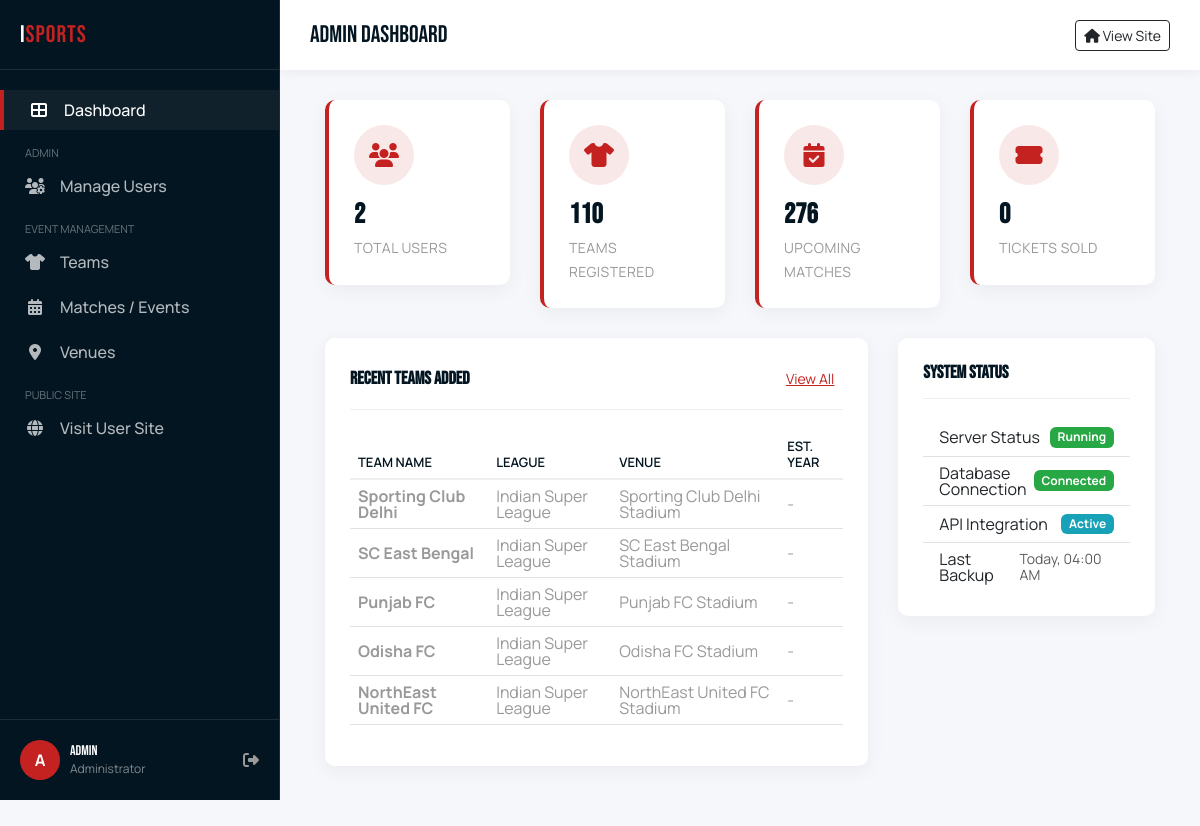
/admin-dashboard/ (signed in), run on the app's committed database.
### app/models.py (models this page shows, shortened)
class Team(models.Model):
    name = models.CharField(max_length=100)
    logo = models.ImageField(upload_to='teams/', blank=True, null=True)
    sport = models.CharField(max_length=50, default="Football")
    league = models.CharField(max_length=100, default="Unknown League")
    description = models.TextField(blank=True)
    venue = models.ForeignKey(Venue, on_delete=models.SET_NULL, null=True, blank=True)
    established_year = models.IntegerField(null=True, blank=True)

class Venue(models.Model):
    name = models.CharField(max_length=200)
    city = models.CharField(max_length=100)
    capacity = models.IntegerField(default=0)
    image = models.ImageField(upload_to='venues/', blank=True, null=True)

### app/views.py (the view)
# urls.py: path('admin-dashboard/', views.admin_dashboard, name='admin_dashboard'),
@login_required
@user_passes_test(is_admin)
def admin_dashboard(request):
    total_users = User.objects.count()
    total_teams = Team.objects.count()
    total_matches = Match.objects.count()
    total_sales = 0
    recent_teams = Team.objects.all().order_by('-id')[:5]
    context = {
        'total_users': total_users,
        'total_teams': total_teams,
        'total_matches': total_matches,
        'total_sales': total_sales,
        'recent_teams': recent_teams
    }
    return render(request, 'admin_dashboard/dashboard.html', context)

### app/views.py (called while the page is built)
def is_admin(user):
    return user.is_superuser

### templates/admin_dashboard/dashboard.html (shortened to what this page needs)
{% load static %}
<!DOCTYPE html>
<html lang="en">
<head>
    <link href="{% static 'css/bootstrap.min.css' %}" rel="stylesheet" media="screen">
    <link href="{% static 'css/all.min.css' %}" rel="stylesheet" media="screen">
    <link href="{% static 'css/custom.css' %}" rel="stylesheet" media="screen">
</head>
<body>
    <div class="sidebar" id="sidebar">
        <div class="sidebar-header">
            <a href="{% url 'index' %}" class="sidebar-brand">i<span>SPORTS</span></a>
        </div>
        <div class="sidebar-menu">
            <ul>
                <li>
                    <a href="{% url 'admin_dashboard' %}" class="active">
                        <i class="fas fa-th-large"></i> Dashboard
                    </a>
                </li>
                <li style="padding: 10px 25px 0; color: rgba(255,255,255,0.4); text-transform: uppercase; font-size: 11px;">Admin</li>
                <li>
                    <a href="#">
                        <i class="fas fa-users-cog"></i> Manage Users
                    </a>
                </li>
                <li style="padding: 10px 25px 0; color: rgba(255,255,255,0.4); text-transform: uppercase; font-size: 11px;">Event Management</li>
                <li>
                    <a href="#">
                        <i class="fas fa-shirt"></i> Teams
                    </a>
                </li>
                <li>
                    <a href="#">
                        <i class="fas fa-calendar-alt"></i> Matches / Events
                    </a>
                </li>
                <li>
                    <a href="#">
                        <i class="fas fa-map-marker-alt"></i> Venues
                    </a>
                </li>
                <li style="padding: 10px 25px 0; color: rgba(255,255,255,0.4); text-transform: uppercase; font-size: 11px;">Public Site</li>
                <li>
                    <a href="{% url 'index' %}">
                        <i class="fas fa-globe"></i> Visit User Site
                    </a>
                </li>
            </ul>
        </div>
        <div class="sidebar-footer">
            <div class="user-profile">
                <div class="user-avatar">
                    {{ request.user.username|make_list|first|upper }}
                </div>
                <div class="user-info">
                    <h6>{{ request.user.username }}</h6>
                    <span>Administrator</span>
                </div>
                <a href="{% url 'logout' %}" style="margin-left: auto; color: var(--text-color);">
                    <i class="fas fa-sign-out-alt"></i>
                </a>
            </div>
        </div>
    </div>
    <div class="main-content">
        <div class="top-header">
            <div class="header-title">
                <h4 style="margin:0; font-family: var(--accent-font);">admin dashboard</h4>
            </div>
            <div class="header-actions">
                <a href="{% url 'index' %}" class="btn btn-sm btn-outline-dark">
                    <i class="fas fa-home"></i> View Site
                </a>
            </div>
        </div>
        <div class="page-content">
            <div class="container-fluid">
                <div class="row">
                    <div class="col-lg-3 col-md-6">
                        <div class="stat-card">
                            <div class="stat-icon">
                                <i class="fas fa-users"></i>
                            </div>
                            <h3>{{ total_users|default:"0" }}</h3>
                            <p>Total Users</p>
                        </div>
                    </div>
                    <div class="col-lg-3 col-md-6">
                        <div class="stat-card">
                            <div class="stat-icon">
                                <i class="fas fa-shirt"></i>
                            </div>
                            <h3>{{ total_teams|default:"0" }}</h3>
                            <p>Teams Registered</p>
                        </div>
                    </div>
                    <div class="col-lg-3 col-md-6">
                        <div class="stat-card">
                            <div class="stat-icon">
                                <i class="fas fa-calendar-check"></i>
                            </div>
                            <h3>{{ total_matches|default:"0" }}</h3>
                            <p>Upcoming Matches</p>
                        </div>
                    </div>
                    <div class="col-lg-3 col-md-6">
                        <div class="stat-card">
                            <div class="stat-icon">
                                <i class="fas fa-ticket-alt"></i>
                            </div>
                            <h3>{{ total_sales|default:"0" }}</h3>
                            <p>Tickets Sold</p>
                        </div>
                    </div>
                </div>
                <div class="row">
                    <div class="col-lg-8">
                        <div class="content-box">
                            <div class="box-header">
                                <h4 class="box-title">Recent Teams Added</h4>
                                <a href="#" class="btn btn-sm btn-link text-accent">View All</a>
                            </div>
                            <div class="table-responsive">
                                <table class="table">
                                    <thead>
                                        <tr>
                                            <th>Team Name</th>
                                            <th>League</th>
                                            <th>Venue</th>
                                            <th>Est. Year</th>
                                        </tr>
                                    </thead>
                                    <tbody>
                                        {% for team in recent_teams %}
                                        <tr>
                                            <td>
                                                <strong>{{ team.name }}</strong>
                                            </td>
                                            <td>{{ team.league }}</td>
                                            <td>{{ team.venue.name|default:"-" }}</td>
                                            <td>{{ team.established_year|default:"-" }}</td>
                                        </tr>
                                        {% empty %}
                                        <tr>
                                            <td colspan="4" class="text-center">No teams found.</td>
                                        </tr>
                                        {% endfor %}
                                    </tbody>
                                </table>
                            </div>
                        </div>
                    </div>
                    <div class="col-lg-4">
                        <div class="content-box">
                            <div class="box-header">
                                <h4 class="box-title">System Status</h4>
                            </div>
                            <ul class="list-group list-group-flush">
                                <li class="list-group-item d-flex justify-content-between align-items-center">
                                    Server Status
                                    <span class="badge badge-success badge-pill" style="background-color: #28a745;">Running</span>
                                </li>
                                <li class="list-group-item d-flex justify-content-between align-items-center">
                                    Database Connection
                                    <span class="badge badge-success badge-pill" style="background-color: #28a745;">Connected</span>
                                </li>
                                <li class="list-group-item d-flex justify-content-between align-items-center">
                                    API Integration
                                    <span class="badge badge-info badge-pill" style="background-color: #17a2b8;">Active</span>
                                </li>
                                <li class="list-group-item d-flex justify-content-between align-items-center">
                                    Last Backup
                                    <span class="text-muted small">Today, 04:00 AM</span>
                                </li>
                            </ul>
                        </div>
                    </div>
                </div>
            </div>
        </div>
    </div>
</body>
</html>

### templates/admin_dashboard/dashboard.html (style rules this page uses)
:root { --sidebar-width: 280px; --header-height: 70px; --dashboard-bg: #f5f7fa; }
body { background-color: var(--dashboard-bg); overflow-x: hidden; }
.sidebar { position: fixed; top: 0; left: 0; height: 100vh; width: var(--sidebar-width); background-color: var(--primary-color); color: var(--white-color); z-index: 1000; transition: all 0.3s ease; display: flex; flex-direction: column; border-right: 1px solid rgba(255,255,255,0.1); }
.sidebar-header { height: var(--header-height); display: flex; align-items: center; padding: 0 20px; border-bottom: 1px solid rgba(255,255,255,0.1); }
.sidebar-brand { font-family: var(--accent-font); font-size: 24px; color: var(--white-color); text-decoration: none; letter-spacing: 1px; }
.sidebar-brand span { color: var(--accent-color); }
.sidebar-menu { padding: 20px 0; flex-grow: 1; overflow-y: auto; }
.sidebar-menu ul { list-style: none; padding: 0; margin: 0; }
.sidebar-menu li { margin-bottom: 5px; }
.sidebar-menu a { display: flex; align-items: center; padding: 12px 25px; color: rgba(255,255,255,0.7); text-decoration: none; transition: all 0.3s ease; font-family: var(--default-font); font-weight: 500; }
.sidebar-menu a:hover, .sidebar-menu a.active { color: var(--white-color); background-color: rgba(255,255,255,0.05); border-left: 4px solid var(--accent-color); }
.sidebar-menu a i { margin-right: 15px; width: 20px; text-align: center; }
.sidebar-footer { padding: 20px; border-top: 1px solid rgba(255,255,255,0.1); }
.user-profile { display: flex; align-items: center; }
.user-avatar { width: 40px; height: 40px; border-radius: 50%; background-color: var(--accent-color); color: var(--white-color); display: flex; align-items: center; justify-content: center; font-weight: bold; margin-right: 10px; }
.user-info h6 { color: var(--white-color); margin: 0; font-size: 14px; }
.user-info span { font-size: 12px; color: rgba(255,255,255,0.5); }
.main-content { margin-left: var(--sidebar-width); transition: all 0.3s ease; min-height: 100vh; }
.top-header { height: var(--header-height); background-color: var(--white-color); display: flex; align-items: center; justify-content: space-between; padding: 0 30px; box-shadow: 0 2px 10px rgba(0,0,0,0.05); position: sticky; top: 0; z-index: 900; }
.page-content { padding: 30px; }
.stat-card { background: var(--white-color); border-radius: 10px; padding: 25px; box-shadow: 0 5px 20px rgba(0,0,0,0.05); transition: transform 0.3s ease; margin-bottom: 30px; border-left: 4px solid var(--accent-color); }
.stat-icon { width: 60px; height: 60px; background-color: rgba(196, 34, 33, 0.1); color: var(--accent-color); border-radius: 50%; display: flex; align-items: center; justify-content: center; font-size: 24px; margin-bottom: 15px; }
.stat-card h3 { font-size: 28px; font-weight: 700; margin-bottom: 5px; color: var(--primary-color); }
.stat-card p { color: var(--text-color); margin-bottom: 0; font-size: 14px; text-transform: uppercase; letter-spacing: 0.5px; }
.content-box { background: var(--white-color); border-radius: 10px; padding: 25px; box-shadow: 0 5px 20px rgba(0,0,0,0.05); margin-bottom: 30px; }
.box-header { display: flex; justify-content: space-between; align-items: center; margin-bottom: 20px; border-bottom: 1px solid #eee; padding-bottom: 15px; }
.box-title { font-size: 18px; font-weight: 700; color: var(--primary-color); margin: 0; }
.table thead th { border-top: none; border-bottom: 2px solid #eee; font-weight: 600; color: var(--primary-color); text-transform: uppercase; font-size: 13px; }
.table td { vertical-align: middle; color: var(--text-color); border-top: 1px solid #eee; }
.text-accent { color: var(--accent-color)!important; }

### data on the page
Team: name "Sporting Club Delhi", league "Indian Super League", venue.name "Sporting Club Delhi Stadium", established_year "-"
Team: name "SC East Bengal", league "Indian Super League", venue.name "SC East Bengal Stadium", established_year "-"
Team: name "Punjab FC", league "Indian Super League", venue.name "Punjab FC Stadium", established_year "-"
Team: name "Odisha FC", league "Indian Super League", venue.name "Odisha FC Stadium", established_year "-"
Team: name "NorthEast United FC", league "Indian Super League", venue.name "NorthEast United FC Stadium", established_year "-"

### other printed values
{{ request.user.username|make_list|first|upper }} "A"
{{ request.user.username }} "admin"
{{ total_users|default:"0" }} "2"
{{ total_teams|default:"0" }} "110"
{{ total_matches|default:"0" }} "276"
{{ total_sales|default:"0" }} "0"
